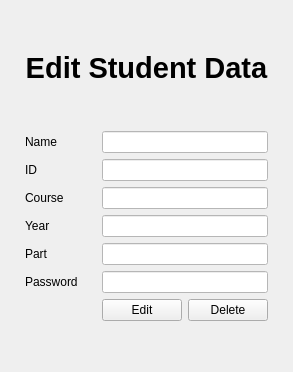
     <widget class="QWidget" name="page_edit_user">
      <layout class="QGridLayout" name="gridLayout_5">
       <item row="0" column="0">
        <spacer name="verticalSpacer_28">
         <property name="orientation">
          <enum>Qt::Vertical</enum>
         </property>
         <property name="sizeHint" stdset="0">
          <size>
           <width>20</width>
           <height>40</height>
          </size>
         </property>
        </spacer>
       </item>
       <item row="1" column="0">
        <layout class="QGridLayout" name="gridLayout_11">
         <property name="leftMargin">
          <number>14</number>
         </property>
         <property name="rightMargin">
          <number>14</number>
         </property>
         <item row="4" column="1" colspan="2">
          <widget class="QLineEdit" name="lineEdit_edit_course">
           <property name="styleSheet">
            <string notr="true">background-color: rgb(255, 255, 255);
color: rgb(46, 52, 54);</string>
           </property>
          </widget>
         </item>
         <item row="3" column="1" colspan="2">
          <widget class="QLineEdit" name="lineEdit_edit_id">
           <property name="styleSheet">
            <string notr="true">background-color: rgb(255, 255, 255);
color: rgb(46, 52, 54);</string>
           </property>
          </widget>
         </item>
         <item row="9" column="1">
          <widget class="QPushButton" name="pushButton_edit_confirm">
           <property name="text">
            <string>Edit</string>
           </property>
          </widget>
         </item>
         <item row="2" column="0">
          <widget class="QLabel" name="label_16">
           <property name="sizePolicy">
            <sizepolicy hsizetype="Preferred" vsizetype="Preferred">
             <horstretch>0</horstretch>
             <verstretch>0</verstretch>
            </sizepolicy>
           </property>
           <property name="text">
            <string>Name</string>
           </property>
           <property name="alignment">
            <set>Qt::AlignLeading|Qt::AlignLeft|Qt::AlignVCenter</set>
           </property>
          </widget>
         </item>
         <item row="7" column="0">
          <widget class="QLabel" name="label_21">
           <property name="sizePolicy">
            <sizepolicy hsizetype="Preferred" vsizetype="Preferred">
             <horstretch>0</horstretch>
             <verstretch>0</verstretch>
            </sizepolicy>
           </property>
           <property name="text">
            <string>Part</string>
           </property>
           <property name="alignment">
            <set>Qt::AlignLeading|Qt::AlignLeft|Qt::AlignVCenter</set>
           </property>
          </widget>
         </item>
         <item row="9" column="2">
          <widget class="QPushButton" name="pushButton_delete_data">
           <property name="text">
            <string>Delete</string>
           </property>
          </widget>
         </item>
         <item row="8" column="1" colspan="2">
          <widget class="QLineEdit" name="lineEdit_edit_password">
           <property name="styleSheet">
            <string notr="true">background-color: rgb(255, 255, 255);
color: rgb(46, 52, 54);</string>
           </property>
          </widget>
         </item>
         <item row="4" column="0">
          <widget class="QLabel" name="label_19">
           <property name="sizePolicy">
            <sizepolicy hsizetype="Preferred" vsizetype="Preferred">
             <horstretch>0</horstretch>
             <verstretch>0</verstretch>
            </sizepolicy>
           </property>
           <property name="text">
            <string>Course</string>
           </property>
           <property name="alignment">
            <set>Qt::AlignLeading|Qt::AlignLeft|Qt::AlignVCenter</set>
           </property>
          </widget>
         </item>
         <item row="6" column="0">
          <widget class="QLabel" name="label_18">
           <property name="sizePolicy">
            <sizepolicy hsizetype="Preferred" vsizetype="Preferred">
             <horstretch>0</horstretch>
             <verstretch>0</verstretch>
            </sizepolicy>
           </property>
           <property name="text">
            <string>Year</string>
           </property>
           <property name="alignment">
            <set>Qt::AlignLeading|Qt::AlignLeft|Qt::AlignVCenter</set>
           </property>
          </widget>
         </item>
         <item row="1" column="1">
          <spacer name="verticalSpacer_30">
           <property name="orientation">
            <enum>Qt::Vertical</enum>
           </property>
           <property name="sizeHint" stdset="0">
            <size>
             <width>20</width>
             <height>40</height>
            </size>
           </property>
          </spacer>
         </item>
         <item row="2" column="1" colspan="2">
          <widget class="QLineEdit" name="lineEdit_edit_name">
           <property name="styleSheet">
            <string notr="true">background-color: rgb(255, 255, 255);
color: rgb(46, 52, 54);</string>
           </property>
          </widget>
         </item>
         <item row="6" column="1" colspan="2">
          <widget class="QLineEdit" name="lineEdit_edit_year">
           <property name="styleSheet">
            <string notr="true">background-color: rgb(255, 255, 255);
color: rgb(46, 52, 54);</string>
           </property>
          </widget>
         </item>
         <item row="10" column="1">
          <spacer name="verticalSpacer_29">
           <property name="orientation">
            <enum>Qt::Vertical</enum>
           </property>
           <property name="sizeHint" stdset="0">
            <size>
             <width>20</width>
             <height>40</height>
            </size>
           </property>
          </spacer>
         </item>
         <item row="3" column="0">
          <widget class="QLabel" name="label_20">
           <property name="sizePolicy">
            <sizepolicy hsizetype="Preferred" vsizetype="Preferred">
             <horstretch>0</horstretch>
             <verstretch>0</verstretch>
            </sizepolicy>
           </property>
           <property name="text">
            <string>ID</string>
           </property>
           <property name="alignment">
            <set>Qt::AlignLeading|Qt::AlignLeft|Qt::AlignVCenter</set>
           </property>
          </widget>
         </item>
         <item row="7" column="1" colspan="2">
          <widget class="QLineEdit" name="lineEdit_edit_part">
           <property name="styleSheet">
            <string notr="true">background-color: rgb(255, 255, 255);
color: rgb(46, 52, 54);</string>
           </property>
          </widget>
         </item>
         <item row="8" column="0">
          <widget class="QLabel" name="label_22">
           <property name="sizePolicy">
            <sizepolicy hsizetype="Preferred" vsizetype="Preferred">
             <horstretch>0</horstretch>
             <verstretch>0</verstretch>
            </sizepolicy>
           </property>
           <property name="text">
            <string>Password</string>
           </property>
           <property name="alignment">
            <set>Qt::AlignLeading|Qt::AlignLeft|Qt::AlignVCenter</set>
           </property>
          </widget>
         </item>
         <item row="0" column="0" colspan="3">
          <widget class="QLabel" name="label_14">
           <property name="font">
            <font>
             <pointsize>22</pointsize>
             <weight>75</weight>
             <bold>true</bold>
            </font>
           </property>
           <property name="text">
            <string>Edit Student Data</string>
           </property>
           <property name="alignment">
            <set>Qt::AlignCenter</set>
           </property>
          </widget>
         </item>
        </layout>
       </item>
      </layout>
     </widget>
